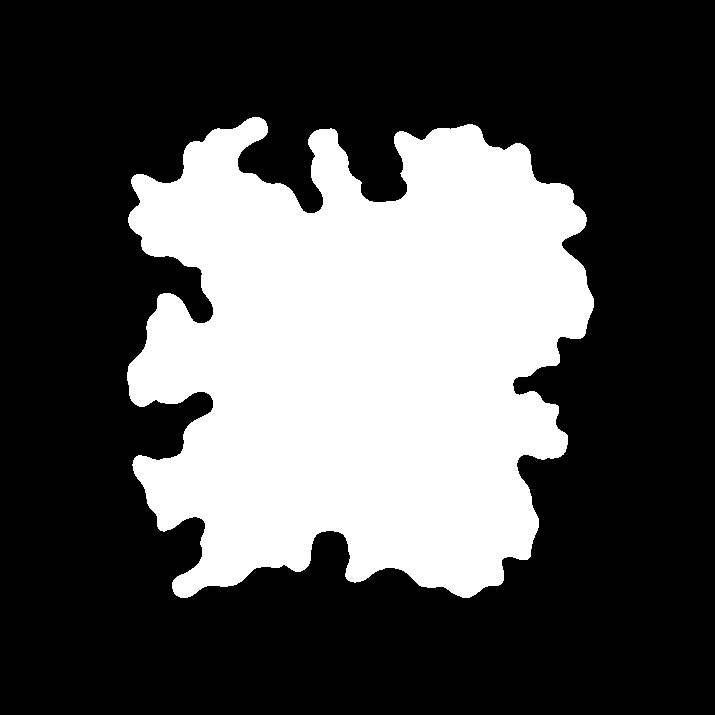
#> input picture island_sample.png, 715 x 715 px, given in place of 0.png, which was not available
$ python main.py
#> lines starting #> are read from the running program, lines starting #| are printed output that depends on the picture; pictures that were not available may be replaced by others from this repository, and a replacement may not be noted
### wfc.py
from tile import Tile
import cv2
import numpy as np
import os
from option import Option
from collections import deque
import multiprocessing as mp
from worker import Worker
from copy import deepcopy


class WaveFunctionCollapse:
    def __init__(self, h, w, image_size, num_workers=mp.cpu_count()):
        self.h = h
        self.w = w
        self.image_size = image_size
        self.images = []
        self.tiles = []
        self.grid = np.zeros((h, w), dtype=object)
        self.backtracking_stack = deque(maxlen=h * w * 10)
        self.num_workers = num_workers

    def load_images(self, load_path, resize=True):
#> called with load_path = 'new_set/', resize = True
        _, _, files = next(os.walk(load_path))
        file_count = len(files)

        # load all images from folder 'images'
        images = []
        for i in range(file_count):
            images.append(cv2.imread(load_path + str(i) + '.png', 0))

        print('Loaded ' + str(len(images)) + ' images')
#| Loaded 1 images
        self.images = images
#> self.images = 1 item

        if resize:
            self.resize_images()

    def resize_images(self):
        for i in range(len(self.images)):
            self.images[i] = cv2.resize(self.images[i], (self.image_size, self.image_size))
#> this loop made 1 pass
        return self.images

    def create_tiles(self, remove_duplicates=True):
#> called with remove_duplicates = True
        tiles = []
        for img in self.images:
            t = Tile(img)
            tiles.append(t)
            tiles.extend(t.get_all_combinations())
#> this loop made 1 pass
#> pass 1, in __init__, `self.img = base_img`:
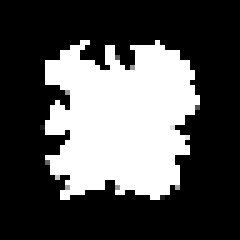
#> self.img: shape (48, 48) (shown 5 times larger); min 0, max 255, mean 81.7
#> pass 1, in __init__ (call 2), `self.img = base_img`:
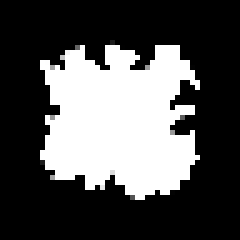
#> self.img: shape (48, 48) (shown 5 times larger); min 0, max 255, mean 81.7
#> pass 1, in __init__ (call 4), `self.img = base_img`:
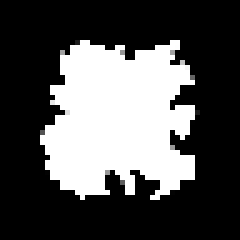
#> self.img: shape (48, 48) (shown 5 times larger); min 0, max 255, mean 81.7
#> pass 1, in __init__ (call 7), `self.img = base_img`:
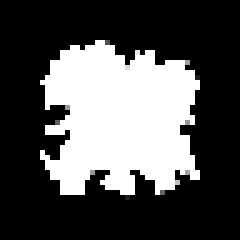
#> self.img: shape (48, 48) (shown 5 times larger); min 0, max 255, mean 81.7
#> after the loop, tiles = 16 items
        self.tiles = tiles
#> self.tiles = 16 items

        if remove_duplicates:
            self.remove_duplicates()

    def remove_duplicates(self):
        new_tiles = []
        for i in range(len(self.tiles)):
            identical = False
            for j in range(i + 1, len(self.tiles)):
                if self.tiles[i] == self.tiles[j]:
                    identical = True
                    break
            if not identical:
                new_tiles.append(self.tiles[i])
#> this loop made 16 passes
#> after the loop, new_tiles = 16 items
#| Working with 16 tiles

        self.tiles = new_tiles

    def initialise_grid(self):
        for i in range(self.h):
            for j in range(self.w):
                self.grid[i, j] = Option(self.tiles)
#> the loop `for i in range(GRID_H):` made 15 passes

    # [33 lines left out: function get_min_entropy_tiles, not called in this run]

    def propagate_constraints(self, i, j):
        assert self.grid[i, j].collapsed
        # propagate constraints to the North
        if i > 0 and not self.grid[i - 1, j].collapsed:
            compatible_tiles = []
            for tile in self.grid[i - 1, j].tiles:
                if tile.compatible_S(self.grid[i, j].tile):
                    compatible_tiles.append(tile)
            self.grid[i - 1, j].update_tiles(compatible_tiles)
            if len(compatible_tiles) == 1:
                self.grid[i - 1, j].collapse()
                self.propagate_constraints(i - 1, j)

        # propagate constraints to the East
        if j < self.w - 1 and not self.grid[i, j + 1].collapsed:
            compatible_tiles = []
            for tile in self.grid[i, j + 1].tiles:
                if tile.compatible_W(self.grid[i, j].tile):
                    compatible_tiles.append(tile)
            self.grid[i, j + 1].update_tiles(compatible_tiles)
            if len(compatible_tiles) == 1:
                self.grid[i, j + 1].collapse()
                self.propagate_constraints(i, j + 1)

        # propagate constraints to the South
        if i < self.h - 1 and not self.grid[i + 1, j].collapsed:
            compatible_tiles = []
            for tile in self.grid[i + 1, j].tiles:
                if tile.compatible_N(self.grid[i, j].tile):
                    compatible_tiles.append(tile)
            self.grid[i + 1, j].update_tiles(compatible_tiles)
            if len(compatible_tiles) == 1:
                self.grid[i + 1, j].collapse()
                self.propagate_constraints(i + 1, j)

        # propagate constraints to the West
        if j > 0 and not self.grid[i, j - 1].collapsed:
            compatible_tiles = []
            for tile in self.grid[i, j - 1].tiles:
                if tile.compatible_E(self.grid[i, j].tile):
                    compatible_tiles.append(tile)
            self.grid[i, j - 1].update_tiles(compatible_tiles)
            if len(compatible_tiles) == 1:
                self.grid[i, j - 1].collapse()
                self.propagate_constraints(i, j - 1)

    def create_image(self, grid_lines=False):
#> called with grid_lines = True
        if grid_lines:
            image = np.zeros((self.h * self.image_size + self.h - 1, self.w * self.image_size + self.w - 1),
                             dtype=np.uint8) + 70
        else:
            image = np.zeros((self.h * self.image_size, self.w * self.image_size), dtype=np.uint8) + 70

        for i in range(self.h):
            for j in range(self.w):
                if self.grid[i, j].collapsed:
                    if grid_lines:
                        image[i * self.image_size + i:(i + 1) * self.image_size + i,
                        j * self.image_size + j:(j + 1) * self.image_size + j] = self.grid[i, j].tile.img
                    else:
                        image[i * self.image_size:(i + 1) * self.image_size,
                        j * self.image_size:(j + 1) * self.image_size] = self.grid[i, j].tile.img
                else:
                    if grid_lines:
                        image[i * self.image_size + i:(i + 1) * self.image_size + i,
                        j * self.image_size + j:(j + 1) * self.image_size + j] = 125
                    else:
                        image[i * self.image_size:(i + 1) * self.image_size,
                        j * self.image_size:(j + 1) * self.image_size] = 125
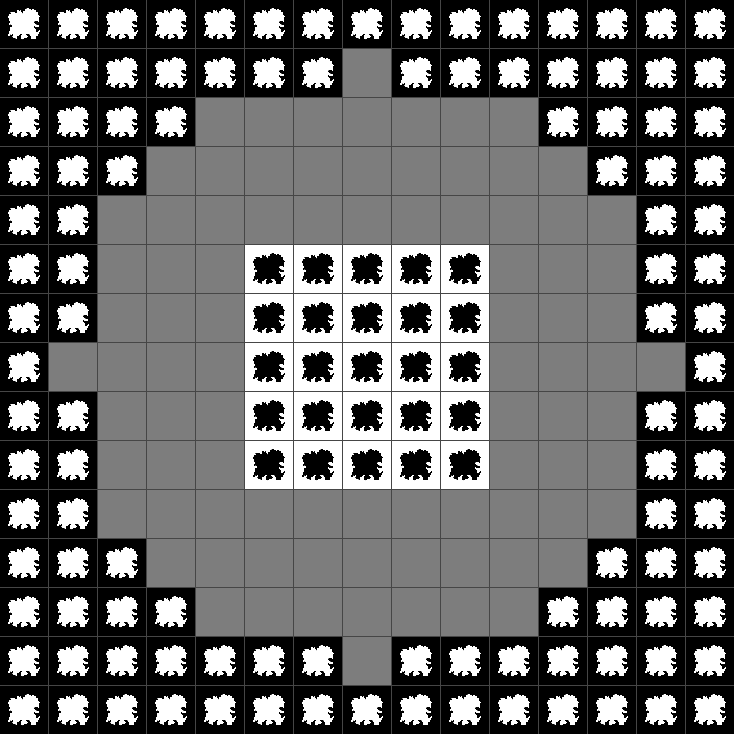
#> image: shape (734, 734); min 0, max 255, mean 107.3
        return image

    def display_grid(self, image=None):
        if image is None:
            image = self.create_image(grid_lines=True)
        cv2.imshow('grid', image)
        cv2.waitKey(1)

    # [34 lines left out: functions remove_holes, blur_image, not called in this run]

    def run(self):
#> (the run stopped early here; a loop or call above may not have finished)
